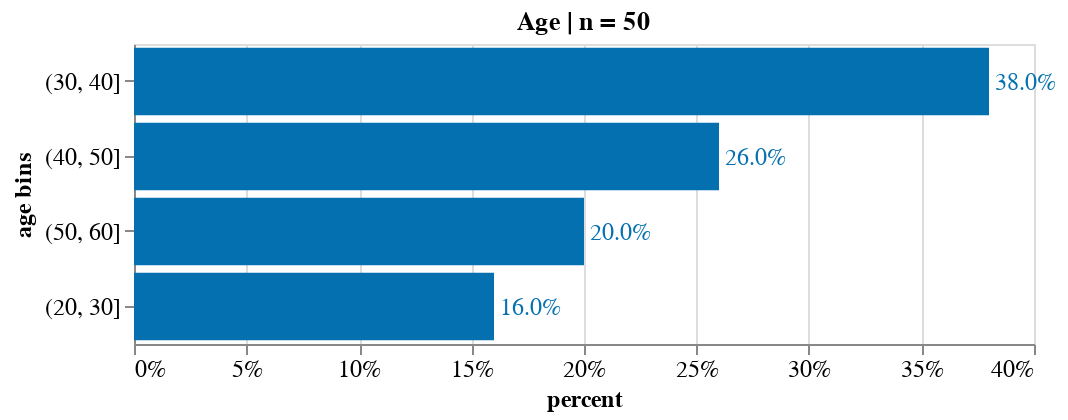

Write notebook code for a chart like this one.
### Code cell
source = count_freq_labels(df, X="age") 
n_sample = source['counts'].sum().astype(str)

# binning age for chart
bins = [20, 30, 40, 50, 60]
source['age bins'] = pd.cut(source['age'].astype(int), bins)
source = source.groupby(['age bins'])['percent'].sum().to_frame().reset_index()
source['age bins'] = source['age bins'].astype(str)

title = 'Age | n = '+ n_sample
X, Y = 'percent:Q', 'age bins:N'
w, h= 450, 150
txs, ls, ts = 12, 12, 12

chart_age = simple_per_bar(
    source, title=title, X=X, Y=Y, \
    width=w, height=h, \
    text_size = txs, label_size = ls, title_size=ts)

chart_age.display(renderer='svg')

### Figure 1 — Vega-Lite specification as saved in the notebook (floating-point values rounded to 4 significant figures)
{"config": {"view": {"continuousWidth": 400, "continuousHeight": 300}, "axis": {"labelFontSize": 12, "titleFontSize": 12}}, "layer": [{"mark": "bar", "encoding": {"color": {"condition": {"value": "orange", "test": "(datum.emotion === null)"}, "value": "#0570b0"}, "x": {"type": "quantitative", "axis": {"format": ".0%"}, "field": "percent"}, "y": {"type": "nominal", "field": "age bins", "sort": "-x"}}, "title": "Age | n = 50"}, {"mark": {"type": "text", "align": "left", "baseline": "middle", "dx": 3, "fontSize": 12}, "encoding": {"color": {"condition": {"value": "orange", "test": "(datum.emotion === null)"}, "value": "#0570b0"}, "text": {"type": "quantitative", "field": "percent", "format": ".1%"}, "x": {"type": "quantitative", "axis": {"format": ".0%"}, "field": "percent"}, "y": {"type": "nominal", "field": "age bins", "sort": "-x"}}, "title": "Age | n = 50"}], "data": {"name": "data-064bf32256763a1b19e5f3680a2d309e"}, "height": 150, "width": 450, "$schema": "https://vega.github.io/schema/vega-lite/v4.8.1.json", "datasets": {"data-064bf32256763a1b19e5f3680a2d309e": [{"age bins": "(20, 30]", "percent": 0.16}, {"age bins": "(30, 40]", "percent": 0.38}, {"age bins": "(40, 50]", "percent": 0.26}, {"age bins": "(50, 60]", "percent": 0.2}]}}
